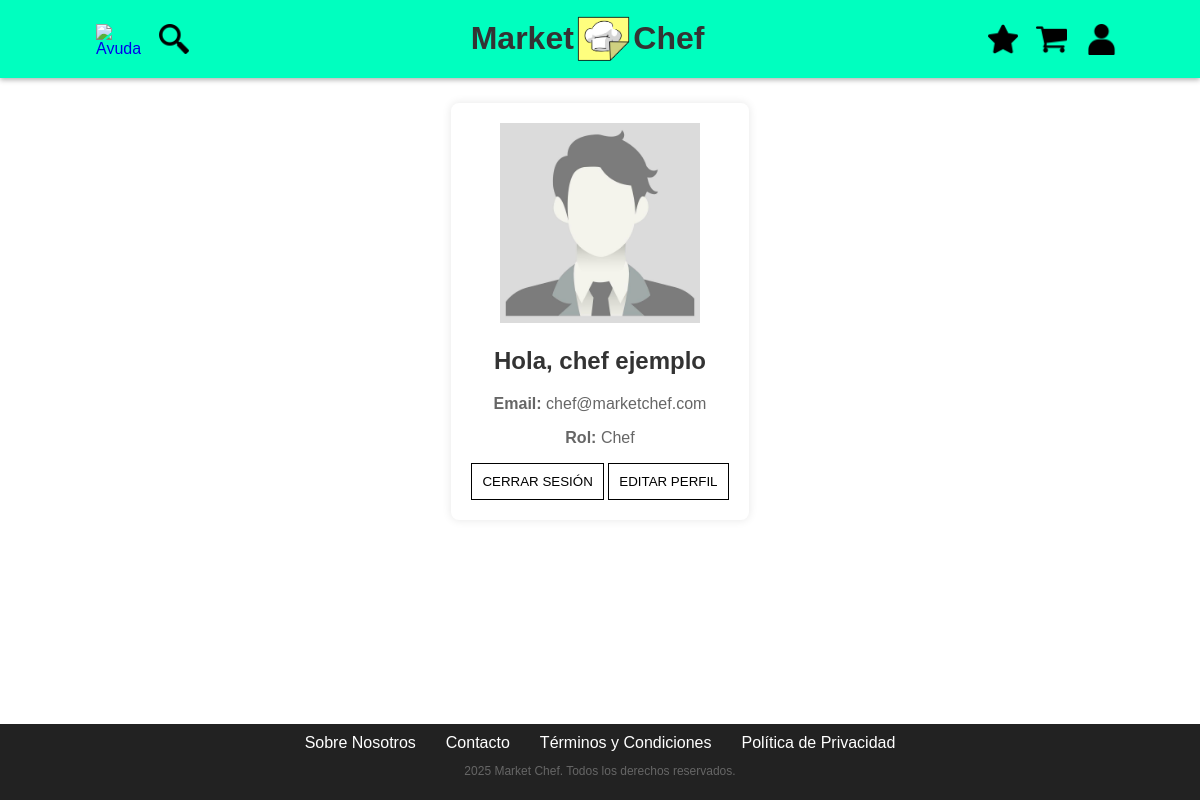
Page /perfil.php (signed in) on the earlier database version.
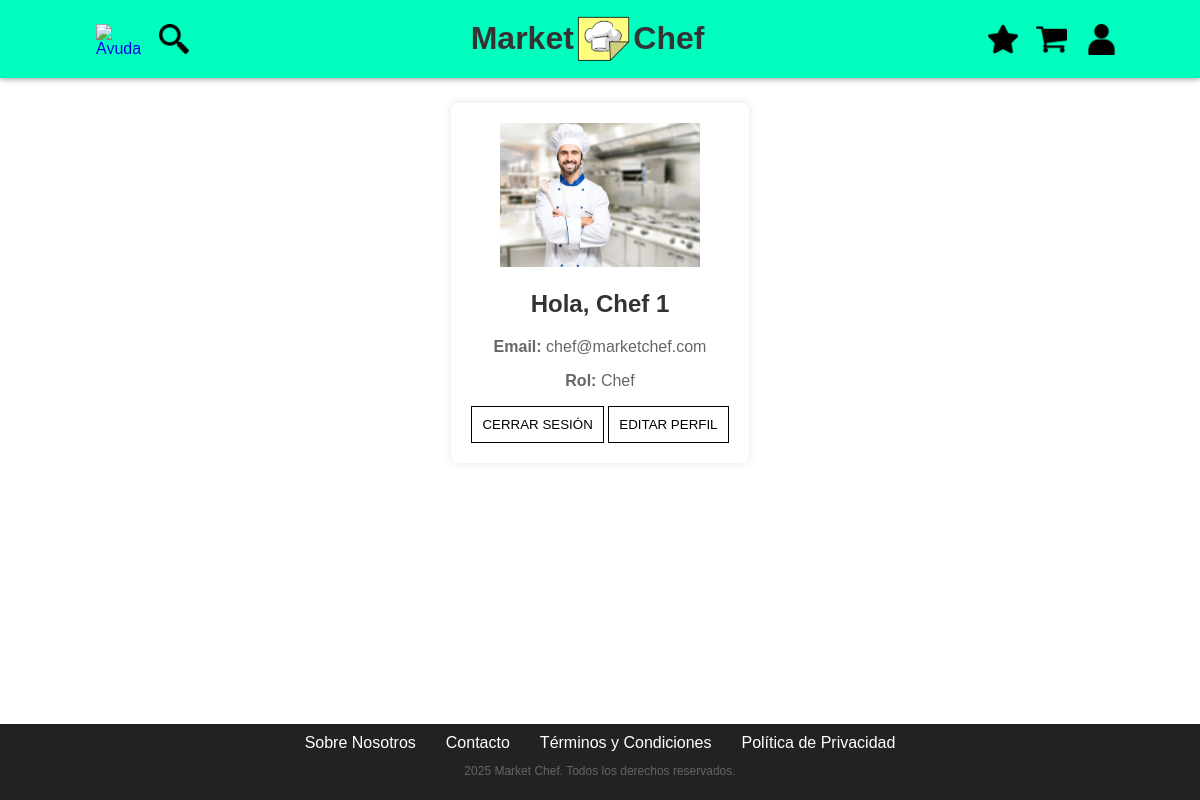
Same page on the later database version.
### tables this page shows
CREATE TABLE `usuarios` (
 `ID` int(11) NOT NULL AUTO_INCREMENT,
 `Nombre` varchar(100) NOT NULL,
 `Apellidos` varchar(100) NOT NULL,
 `Email` varchar(100) NOT NULL,
 `Rol` enum('Admin','User','Chef') NOT NULL DEFAULT 'User',
 `Password` varchar(250) NOT NULL COMMENT 'Se guarda el Hash',
 `Ruta` varchar(100) NOT NULL,
 PRIMARY KEY (`ID`),
 UNIQUE KEY `Email` (`Email`)
);

### perfil.php (called while the page is built, shortened)
<?php
require_once("includes/config.php");
$perfilHelper = new perfilHelper();
$contenidoPrincipal = $perfilHelper->generarPerfil();
require("includes/comun/plantilla.php");
?>

### includes/config.php (called while the page is built, shortened)
<?php
spl_autoload_register(function ($class) {
    $prefix = 'es\\ucm\\fdi\\aw\\';
    $base_dir = __DIR__ . '/';
    $len = strlen($prefix);
    $relative_class = substr($class, $len);
    $file = $base_dir . str_replace('\\', '/', $relative_class) . '.php';
});
?>

### includes/entidades/usuario/userAppService.php (called while the page is built, shortened)
<?php
class userAppService
{
    private static $instance;
    public static function GetSingleton()
    {
        if (!self::$instance instanceof self)
        {
            self::$instance = new self;
        }
        return self::$instance;
    }
    public function buscarUsuario($userDTO)
    {
        $IUserDAO = userFactory::CreateUser();
        $foundedUserDTO = $IUserDAO->buscaUsuario($userDTO);
        if($foundedUserDTO){
            return $foundedUserDTO;
        }
        return false;
    }
}
?>

### includes/entidades/usuario/userFactory.php (called while the page is built, shortened)
<?php
class userFactory
{
    public static function CreateUser() : IUser
    {
        return new userDAO();
    }
}
?>

### includes/entidades/usuario/userDTO.php (called while the page is built, shortened)
<?php
class userDTO
{
    private $nombre;
    private $apellidos;
    private $email;
    private $rol;
    private $ruta;
    public function __construct($id, $nombre, $apellidos, $email, $rol, $password, $ruta)
    {
        $this->nombre = $nombre;
        $this->apellidos = $apellidos;
        $this->email = $email;
        $this->rol = $rol;
        $this->ruta = $ruta;
    }
    public function getNombre()
    {
        return $this->nombre;
    }
    public function getApellidos()
    {
        return $this->apellidos;
    }
    public function getEmail()
    {
        return $this->email;
    }
    public function getRol()
    {
        return $this->rol;
    }
    public function getRuta()
    {
        return $this->ruta;
    }
}
?>

### includes/entidades/usuario/userDAO.php (called while the page is built, shortened)
<?php
class userDAO implements IUser
{
    public function buscaUsuario($userDTO)
    {
        $conn = application::getInstance()->getConexionBd();
        $query = sprintf("SELECT * FROM usuarios WHERE Email='%s'", $conn->real_escape_string($userDTO->getEmail()));
        $rs = $conn->query($query);
        if ($rs && $rs->num_rows == 1)
        {
            $fila = $rs->fetch_assoc();
            $user = new userDTO($fila['ID'], $fila['Nombre'], $fila['Apellidos'], $fila['Email'], $fila['Rol'], $fila['Password'], $fila['Ruta']);
            return $user;
        }
        return false;
    }
}
?>

### includes/helpers/perfilHelper.php (the view, shortened to what this page needs)
<?php
class perfilHelper {
    public function generarPerfil() {
        $email_usuario = $_SESSION["usuario"];
        $userAppService = userAppService::GetSingleton();
        $user = $userAppService->buscarUsuario(new userDTO(null, null, null, $email_usuario, null, null, null));
        return <<<EOS
        <div class="container">
                <img src="img/perfiles/{$user->getRuta()}" style="width: 200px" class="card-img-top" alt="Avatar">
                <div class="card-body">
                    <h2 class="card-title">Hola, {$user->getNombre()} {$user->getApellidos()}</h2>
                    <p class="card-text"><strong>Email:</strong> {$user->getEmail()}</p>
                    <p class="card-text"><strong>Rol:</strong> {$user->getRol()}</p>
                    <button type='button' class='send-button' onclick='location.href=`logout.php`'> CERRAR SESIÓN</button>
                    <button type='button' class='send-button' onclick='location.href=`editarPerfil.php`'> EDITAR PERFIL</button>
            </div>
        </div>
        EOS;
    }
}
?>

Differences in the rows shown:
changed usuarios "Chef": Ruta: a different picture; Nombre "chef" → "Chef"; Apellidos "ejemplo" → "1"
